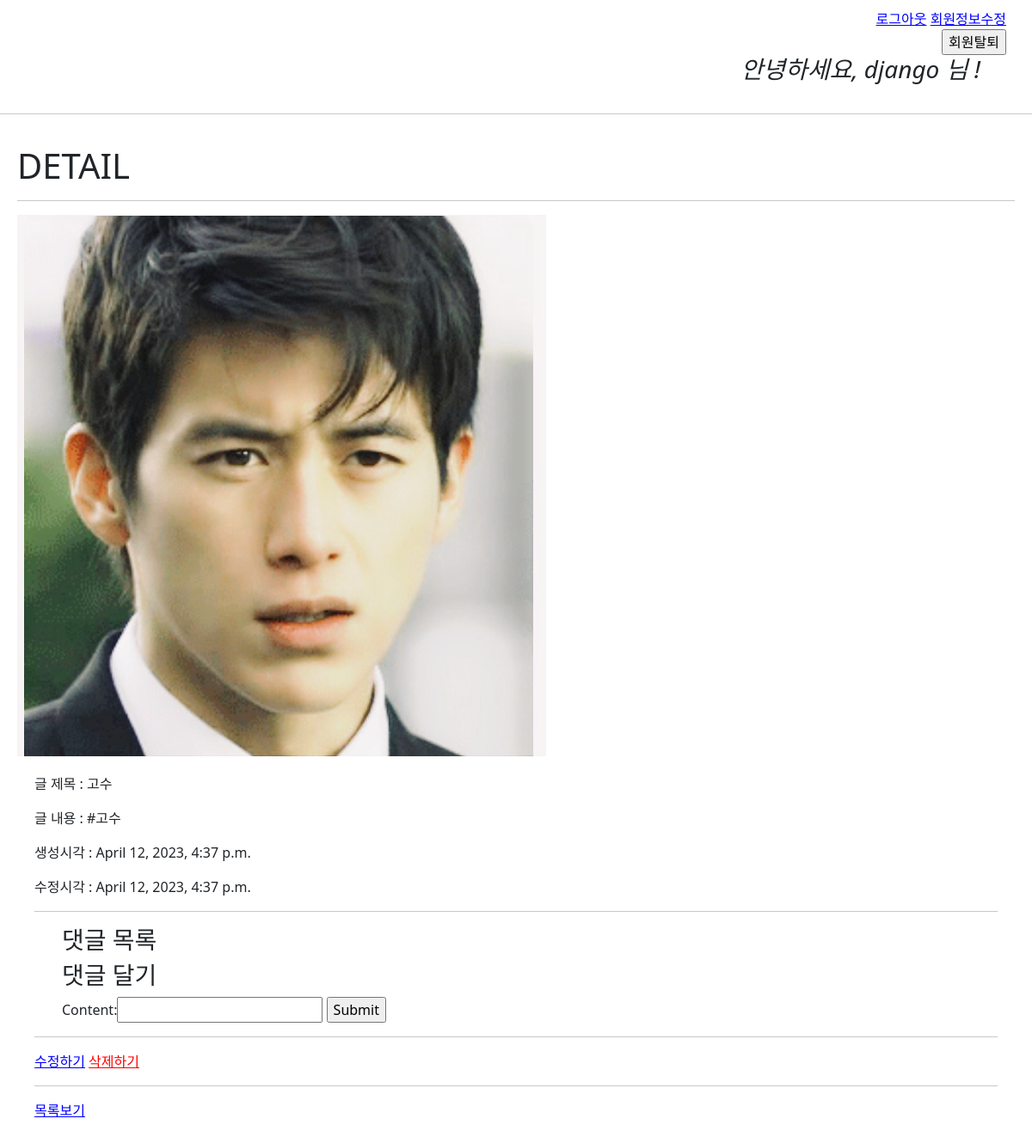
/articles/25/ (signed in), run on the app's committed database.
### accounts/models.py (models this page shows)
class User(AbstractUser):
    pass

### articles/models.py (models this page shows, shortened)
class Article(models.Model):
    title = models.CharField(max_length=30)
    content = models.TextField()
    image = models.ImageField(blank=True, null=True)
    thumbnail_img = ImageSpecField(
        source = 'image',
        processors = [Thumbnail(200,300)], # 200X300 으로 줄이자
        format = 'JPEG',
        options = {'quality':80},
    )
    created_at = models.DateTimeField(auto_now_add=True)
    updated_at = models.DateTimeField(auto_now=True)
    hashtags = models.ManyToManyField(Hashtag)

### articles/views.py (the view)
# urls.py: path('<int:pk>/', views.detail, name='detail'),
def detail(request, pk):
    article = Article.objects.get(pk=pk)
    commentForm = CommentForm() # 빈폼
    comment_list = article.comment_set.filter(parent__isnull=True)  # 댓글
    context = {
        'article': article,
        'commentForm' : commentForm,
        'comment_list' : comment_list,
    }
    return render(request, 'articles/detail.html', context)

### articles/forms.py
class CommentForm(forms.ModelForm):
    class Meta:
        model = Comment
        exclude = ('article','parent')

### articles/templates/articles/detail.html (shortened to what this page needs)
{% extends 'base.html' %}
{% block content %}
  <h1>DETAIL</h1>
  <hr />
  {% if article.image %}
    <img src="{{article.image.url}}" />
  {% endif %}
  <div id="article-content">
    <p>글 제목 : {{article.title}}</p>
    <p>글 내용 : {{article.content}}</p>
    <p>생성시각 : {{article.created_at}}</p>
    <p>수정시각 : {{article.updated_at}}</p>
    <hr>
    <ul>
      <h3>댓글 목록</h3>
        <h3>댓글 달기</h3>
        <form action="{% url 'articles:create_comment' article.pk %}" method = "POST">
          {{commentForm}}
          <input type="submit" value="Submit">
        </form>
    </ul>
    <hr>
    <a href="{% url 'articles:update' article.pk %}">수정하기</a>
    <form action="{% url 'articles:delete' article.pk %}" id="delete-form">
      <input type="submit" value="삭제하기" id="delete-btn" />
    </form><br>
    <hr>
    <a href="{% url 'articles:index' %}">목록보기</a>
  </div>
{% endblock content %}

### templates/base.html (shortened to what this page needs)
{% load static %}
<!DOCTYPE html>
<html lang="en">
  <head>
    <link href="https://cdn.jsdelivr.net/npm/bootstrap@5.3.0-alpha1/dist/css/bootstrap.min.css" rel="stylesheet">
    <link rel="stylesheet" href="{% static 'base.css' %}">
  </head>
  <body>
    <div id="nav">
      {% if user.is_authenticated %}
        <a href="{% url 'accounts:logout' %}">로그아웃</a>
        <a href="{% url 'accounts:update' %}">회원정보수정</a>
        <form action="{% url 'accounts:delete' %}" method="POST">
          <input type="submit" value="회원탈퇴">
        </form>
        <h3 id="user-hello"><i>안녕하세요, {{user}} 님 !</i></h3>
      {% else %}
        <a href="{% url 'accounts:signup' %}">회원가입</a>
        <a href="{% url 'accounts:login' %}">로그인</a>
      {% endif %}
    </div>
    <hr>
    <div id="content">
      {% block content %}{% endblock content %}
    </div>
  </body>
</html>

### static/base.css (style rules this page uses)
a { color: blue; }
#content { padding: 20px; }
#delete-btn { border: 0; outline: 0; color: red; text-decoration: underline; background: none; padding: 0px; }
#delete-form { display: inline; }
#nav { text-align: right; padding: 10px 30px 10px; }
#user-hello { text-align: right; padding-right: 30px; }
#article-content { padding: 20px; }

### data on the page
User: username "django"
Article: image (picture), title "고수", content "#고수", created_at "April 12, 2023, 4:37 p.m.", updated_at "April 12, 2023, 4:37 p.m."
